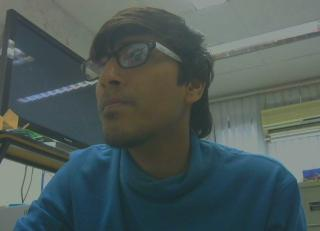
%> input picture Project/Matlab_End/im1.jpg, 320 x 231 px
$ octave rectifyimages.m   (GNU Octave 9; MATLAB toolbox functions it lacks are replaced by stand-ins)
%> lines starting %> are read from the running program, lines starting %| are printed output that depends on the picture
I1left = rgb2gray(imread('im1.jpg'));
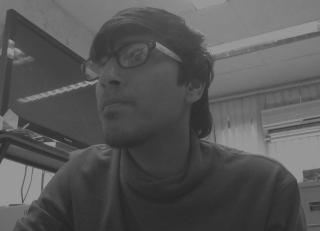
%> I1left: size 231x320 uint8; min 36, max 164, mean 86.3
I2right = rgb2gray(imread('im2.jpg'));
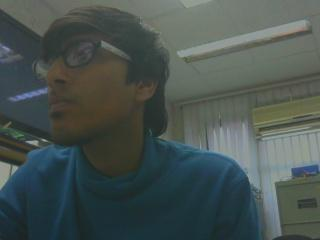
%> input picture Project/Matlab_End/im2.jpg, 320 x 240 px
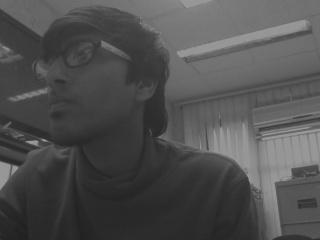
%> I2right: size 240x320 uint8; min 32, max 166, mean 79.6
imshowpair(I1left, I2right,'montage');
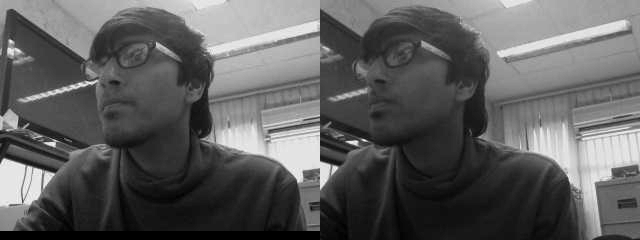
%> displayed picture: size 240x640, on the screen's scale of 0 to 255; min 0, max 255, mean 93.5
title('I1 (left); I2 (right)');
figure; imshowpair(I1left,I2right,'ColorChannels','red-cyan');
%> after `imshowpair(I1left,I2right,'ColorChannels','red-cyan')`:
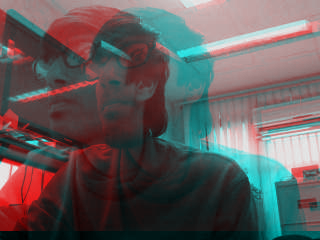
%> displayed picture: size 240x320x3, on the screen's scale of 0 to 255; mean R, G, B 96.5, 90.6, 90.6
title('Composite Image (Red - Left Image, Cyan - Right Image)');


%> (the run ends here)
